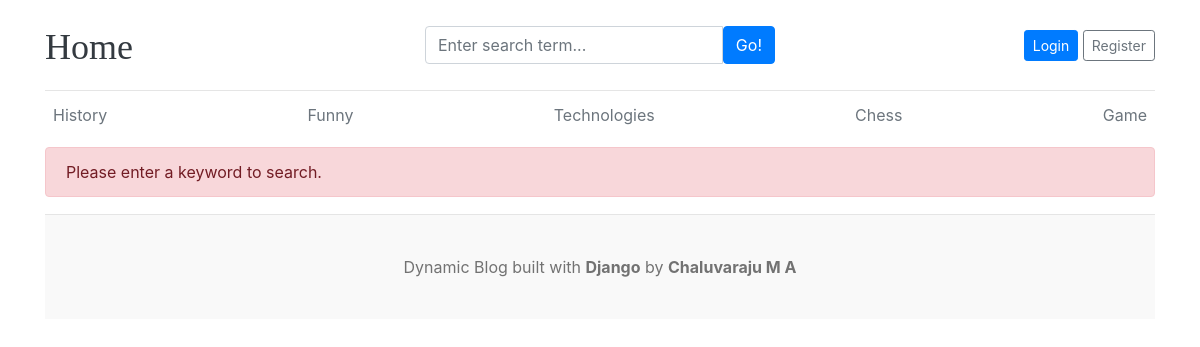
The app's page /blog/search/ with its own data.
### blogs/models.py (models this page shows, shortened)
class Category(models.Model):
    category_name = models.CharField(max_length=50, unique=True)
    created_at = models.DateTimeField(auto_now_add=True)
    updated_at = models.DateTimeField(auto_now=True)
    class Meta:
        verbose_name_plural = 'Categories'

### blogs/views.py (the view)
# urls.py: path('blog/search/', BlogsView.search, name='search'),
def search(request):
    keyword = request.GET.get('keyword', '').strip()  # Ensure keyword is stripped of extra spaces
    blogs = []
    error_message = None
    if keyword:  # If the keyword is not empty
        blogs = Blogs.objects.filter(
            Q(title__icontains=keyword) |
            Q(short_description__icontains=keyword) |
            Q(blog_body__icontains=keyword),
            status='published'
        )
    else:  # If no keyword is entered
        error_message = "Please enter a keyword to search."
    context = {
        'blogs': blogs,
        'keyword': keyword if keyword else None,  # Pass None if keyword is empty
        'error_message': error_message,
    }
    return render(request, 'search.html', context)

### blogs/context_processors.py (called while the page is built)
def get_categories(request):
    categories = Category.objects.all()
    return dict(categories=categories)

### templates/search.html (shortened to what this page needs)
{% extends './base/base.html' %}
{% block content %}
<main role="main" class="container p-0">
  {% if error_message %}
  <div class="alert alert-danger" role="alert">
    {{ error_message }}
  </div>
  {% endif %}
  <div class="row">
    <div class="col-md-8 blog-main">
    </div>
  </div>
</main>
{% endblock %}

### templates/base/header.html (shortened to what this page needs)
{% load static %}
<!DOCTYPE html>
<html lang="en">
<head>
    <link href="https://getbootstrap.com/docs/4.0/dist/css/bootstrap.min.css" rel="stylesheet">
    <link href="{% static 'css/style.css' %}" rel="stylesheet">
    <link rel="stylesheet" href="https://cdnjs.cloudflare.com/ajax/libs/font-awesome/4.7.0/css/font-awesome.min.css">
  </head>
<body>
    <div class="container">
      <header class="blog-header py-3">
        <div class="row flex-nowrap justify-content-between align-items-center">
          <div class="col-4 pt-1">
            <a class="blog-header-logo text-dark" href="/">Home</a>
          </div>
          <div class="col-4">
            <form action="{% url 'search' %}" method="GET">
              <div class="input-group">
                <input class="form-control" name="keyword" type="text" placeholder="Enter search term..." aria-label="Enter search term..." aria-describedby="button-search" />
                <button type="submit" class="btn btn-primary" id="button-search" type="button">Go!</button>
            </div>
            </form>
          </div>
          <div class="col-4 d-flex justify-content-end align-items-center">
            {% if not user.is_authenticated %}
            <a class="btn btn-sm btn-primary" href="{% url 'login' %}">Login</a> &nbsp;
            <a class="btn btn-sm btn-outline-secondary" href="{% url 'register' %}">Register</a>
            {% else %}
            <span><a href="{% url 'dashboard' %}" class="btn btn-sm btn-primary">Dashboard</a></span> &nbsp;
            <span><a class="btn btn-sm btn-outline-secondary" href="{% url 'logout' %}">Logout</a></span>
            {% endif %}
          </div>
    </div>
      </header>
      <div class="nav-scroller py-1 mb-2">
        <nav class="nav d-flex justify-content-between">
          {% for cat in categories %}
          <a class="p-2 text-muted" href="{% url 'posts_by_category' cat.id %}">{{ cat.category_name}}</a>
          {%endfor%}
        </nav>
      </div>

### static/css/style.css (style rules this page uses)
html, body { height: 100%; margin: 0; }
body { display: flex; flex-direction: column; }
.blog-header { border-bottom: 1px solid #e5e5e5; }
.blog-header-logo { font-family: "Playfair Display", Georgia, "Times New Roman", serif; font-size: 2.25rem; }

### records on screen
Category: category_name "History"
Category: category_name "Funny"
Category: category_name "Technologies"
Category: category_name "Chess"
Category: category_name "Game"

### other values on screen
{{ error_message }} "Please enter a keyword to search."
